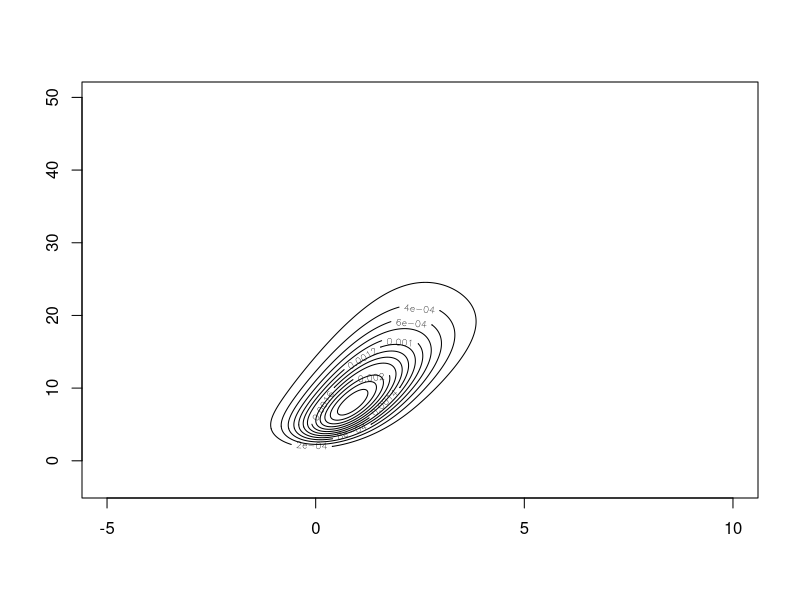
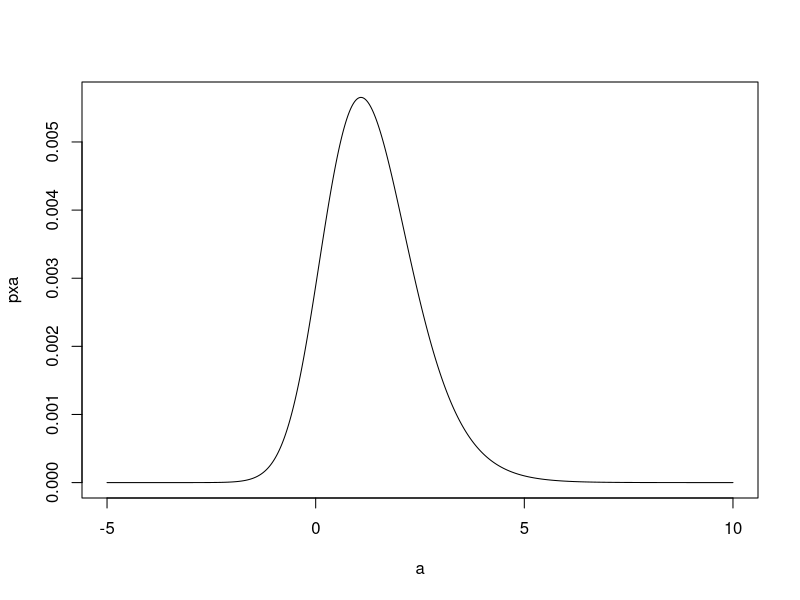
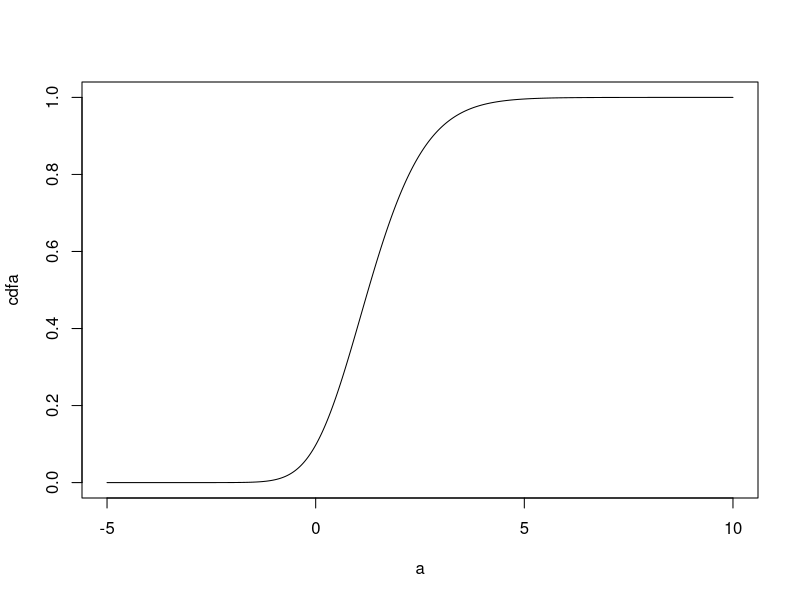
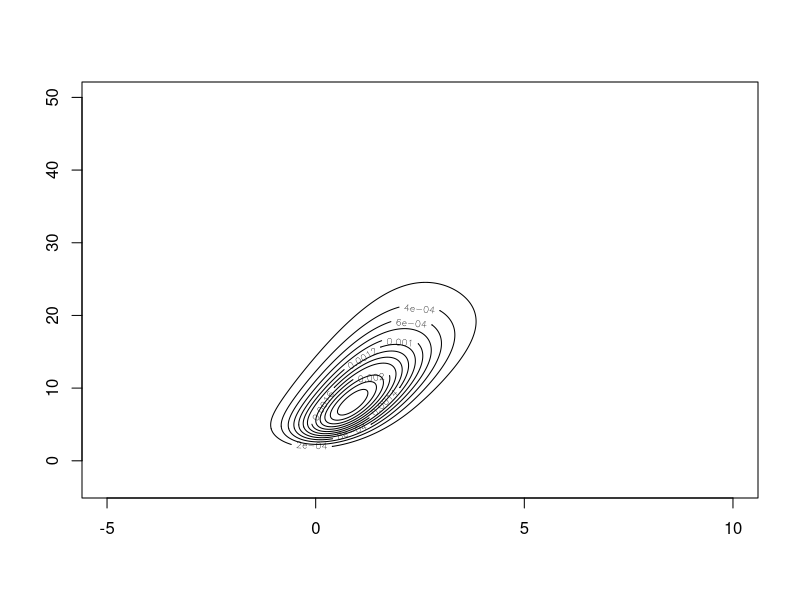
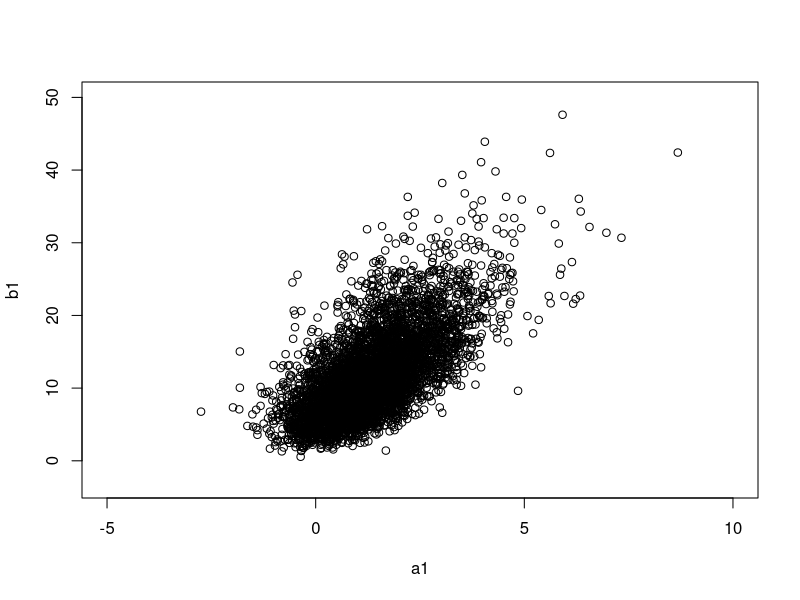
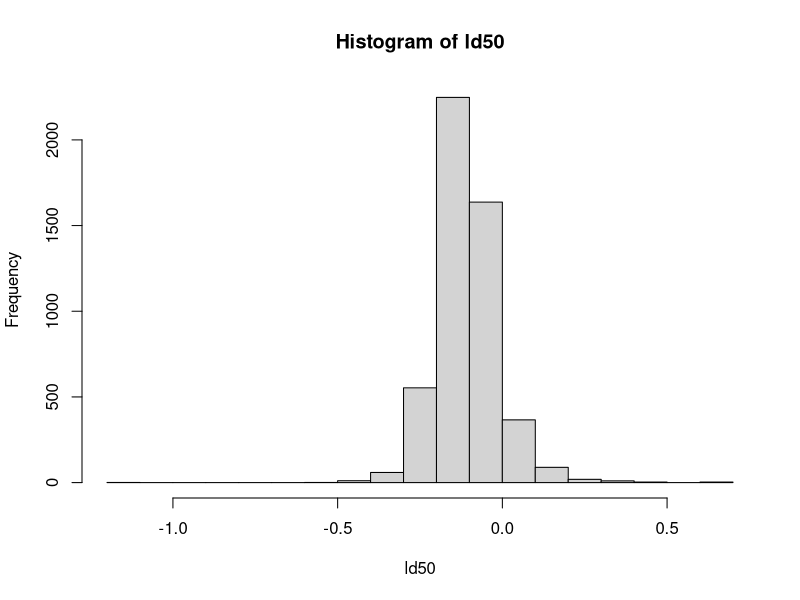

R code for these plots, in order:
## ---- chunk 1
require(knitr)
require(broom)
opts_chunk$set(collapse=TRUE, cache = TRUE)
## ---- chunk 2
cnames <- c("Log dosage","No. of animals","No. of deaths")
bin1 <- c("x",	"n",	"y")
bin2 <- c(-0.863,	5,	0)
bin3 <- c(-0.296,	5,	1)
bin4 <- c(-0.053,	5,	3)
bin5 <- c(0.727,	5,	5)

bin_all <- rbind(bin1,bin2,bin3,bin4,bin5)
colnames(bin_all) <- cnames
kable(bin_all, row.names = FALSE)
## ---- chunk 3
bioassay <- data.frame( y = c(0,1,3,5),
n = c(5,5,5,5),
x = c(-0.863,-0.296,-0.053,0.727))
summary(glm(y/n ~ x, data = bioassay, family = binomial, weights = n))
## ---- chunk 4
y=c(0,1,3,5) 
x=c(-0.863,-0.296,-0.053,0.727) 
px=seq(1,1000^2) 
dim(px)=c(1000,1000) 
a=seq(-5,10,by=15/999) 
b=seq(-3,50,by=53/999) 
sy=sum(y)

sxy=sum(x*y)
for(k in 1:1000) {
  for(j in 1:1000) {
    px[k,j]=a[k]*sy+b[j]*sxy-5*sum(log(1+exp(a[k]+b[j]*x)))
  }
}
px <- exp(px)

contour(a,b,px)
## ---- chunk 5
pxa=0
for(k in 1:1000) {
  pxa[k]=sum(px[k,])
}
pxa=pxa/sum(pxa)
## ---- chunk 6
plot(a,pxa,type='l')
## ---- chunk 7
cdfa <- cumsum(pxa) 
plot(a,cdfa,type='l')
## ---- chunk 8
u <- runif(5000,0,1)
a1 <- 0
for(j in 1:5000) {
  st=0;k=1
  while(st==0) {
    if(cdfa[k+1]>u[j]&cdfa[k]<u[j]) {
      a1[j]=a[k];st=1
    } else {
      k=k+1
    }
  }
}
## ---- chunk 9
mean(a1)																			
quantile(a1,c(0.025,0.975))
## ---- chunk 10
a1 <- 0
b1 <- 0
u <- runif(5000,0,1) 
for(j in 1:5000){ 
  st=0
  k=1
  while(st==0) {
    if(cdfa[k+1]>u[j]&cdfa[k]<u[j]) {
      a1[j]=a[k];st=1 
    } else {
        k=k+1
    }
  }
  pxb=px[k,]
  pxb=pxb/sum(pxb)
  cdfb=cumsum(pxb)
  st1=0
  k1=1
  u1=runif(1,0,1)
  while(st1==0) {
    if(cdfb[k1+1]>u1&cdfb[k1]<u1) {
      b1[j]=b[k1]
      st1=1
    } else {
        k1=k1+1
    }
  }
}
## ---- chunk 11
mean(b1)			
quantile(b1,c(0.025,0.975))
## ---- chunk 12
contour(a,b,px) 
plot(a1,b1,xlim=c(-5,10),ylim=c(-3,50))
## ---- chunk 13
ld50 <- -a1/b1 
mean(ld50)
quantile(ld50,c(0.025,0.975))
hist(ld50, 20)
